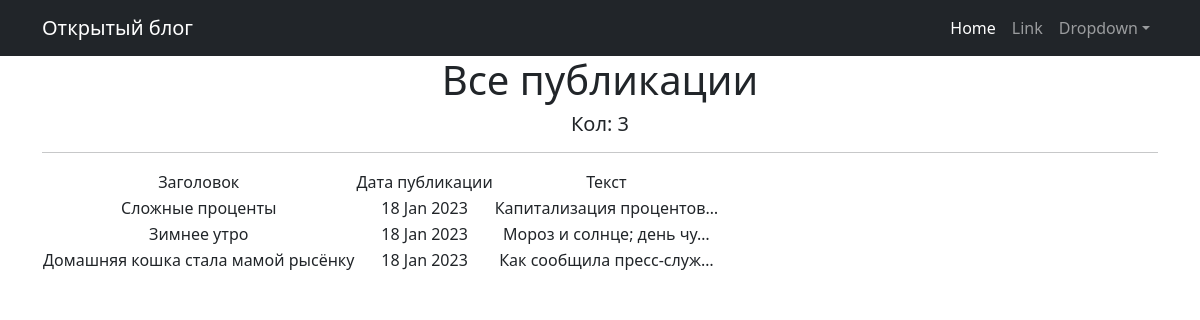
The page /news/ on the database as committed earlier.
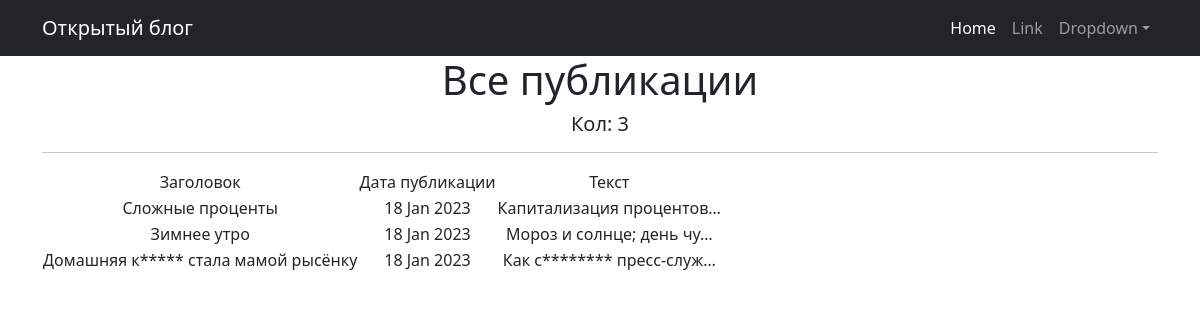
The same page on the database as committed later.
### news/models.py (models this page shows, shortened)
class Post(models.Model):
    author = models.ForeignKey(Author, on_delete=models.CASCADE)
    type = models.CharField(max_length=2, choices=TYPES) #news = 'NW' article = 'AR'
    post_datetime = models.DateTimeField(auto_now_add=True)
    category = models.ManyToManyField(Category, through='PostCategory')
    title = models.CharField(max_length=255)
    post_text = models.TextField()
    post_rating = models.IntegerField(default=0)

### news/views.py (the view)
# urls.py: path('', NewsList.as_view()),
class NewsList(ListView):
    model = Post
    ordering = 'post_datetime'
    template_name = 'news.html'
    context_object_name = 'news'

### news/templatetags/custom_filters.py (called while the page is built)
def lower(text):
    if text[1:] != text[1:].lower():
        return False
    else:
        return True

def change_word(text):
    word = text[0]
    for i in text:
        if i.isalpha():
            word += '*'
        else:
            word += i
    return word

def censor1(string):
    if isinstance(string, str):
        split_ = string.split()
        list_ = []
        for i in split_:
            if not lower(i):
                list_.append(change_word(i))
            else:
                list_.append(i)
    return ' '.join(list_)

@register.filter()
def mycensor(value): # К этому названию нужно обращаться из шаблонов
    return censor1(value)

### templates/news.html (shortened to what this page needs)
{% extends 'flatpages/default.html' %}
{% load custom_filters %}
{% block content %}
   <h1>Все публикации</h1>
   <h5>Кол: {{ news|length }}</h5>
   <hr>
   {% if news %}
       <table>
           <tr>
               <td>Заголовок</td>
               <td>Дата публикации</td>
               <td>Текст</td>
           </tr>
           {% for post in news %}
           <tr>
               <td>{{ post.title|mycensor }}</td>
               <td>{{ post.post_datetime|date:'d M Y' }}</td>
               <td>{{ post.post_text|truncatechars:24|mycensor }}</td>
           </tr>
           {% endfor %}
       </table>
   {% else %}
       <h2>Нет постов!</h2>
   {% endif %}
{% endblock content %}

### templates/flatpages/default.html (shortened to what this page needs)
<!DOCTYPE html>
<html lang="en">
    <head>
        {% load static %}
        <link href="{% static 'css/styles.css' %}" rel="stylesheet" />
    </head>
    <body>
        <nav class="navbar navbar-expand-lg navbar-dark bg-dark">
            <div class="container">
                <a class="navbar-brand" href="#">Открытый блог</a>
                <div class="collapse navbar-collapse" id="navbarSupportedContent">
                    <ul class="navbar-nav ms-auto mb-2 mb-lg-0">
                        <li class="nav-item"><a class="nav-link active" aria-current="page" href="#">Home</a></li>
                        <li class="nav-item"><a class="nav-link" href="#">Link</a></li>
                        <li class="nav-item dropdown">
                            <a class="nav-link dropdown-toggle" id="navbarDropdown" href="#" role="button" data-bs-toggle="dropdown" aria-expanded="false">Dropdown</a>
                        </li>
                    </ul>
                </div>
            </div>
        </nav>
        <div class="container">
            <div class="row">
                <div class="col-lg-12 text-center">
                    {% block content %}{% endblock content %}
                </div>
            </div>
        </div>
    </body>
</html>

Rows that differ between the two databases and show on the page:
changed Post: title|mycensor "Домашняя кошка стала мамой рысёнку" → "Домашняя к***** стала мамой рысёнку"; post_text|mycensor "Как сообщила пресс-служ…" → "Как с******** пресс-служ…"
